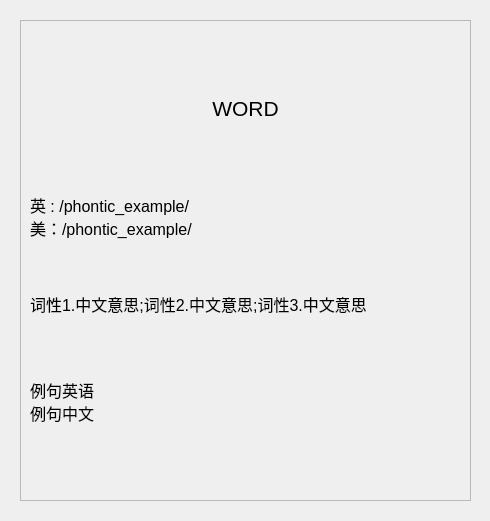
<?xml version="1.0" encoding="UTF-8"?>
<ui version="4.0">
 <class>word_display</class>
 <widget class="QWidget" name="word_display">
  <property name="geometry">
   <rect>
    <x>0</x>
    <y>0</y>
    <width>490</width>
    <height>521</height>
   </rect>
  </property>
  <property name="windowTitle">
   <string>Form</string>
  </property>
  <widget class="AcrylicFrame" name="frame">
   <property name="geometry">
    <rect>
     <x>20</x>
     <y>20</y>
     <width>451</width>
     <height>481</height>
    </rect>
   </property>
   <property name="frameShape">
    <enum>QFrame::StyledPanel</enum>
   </property>
   <property name="frameShadow">
    <enum>QFrame::Raised</enum>
   </property>
   <widget class="QWidget" name="verticalLayoutWidget">
    <property name="geometry">
     <rect>
      <x>10</x>
      <y>10</y>
      <width>431</width>
      <height>461</height>
     </rect>
    </property>
    <layout class="QVBoxLayout" name="verticalLayout">
     <item>
      <spacer name="verticalSpacer_6">
       <property name="orientation">
        <enum>Qt::Vertical</enum>
       </property>
       <property name="sizeType">
        <enum>QSizePolicy::Fixed</enum>
       </property>
       <property name="sizeHint" stdset="0">
        <size>
         <width>20</width>
         <height>40</height>
        </size>
       </property>
      </spacer>
     </item>
     <item>
      <widget class="QLabel" name="label">
       <property name="sizePolicy">
        <sizepolicy hsizetype="Preferred" vsizetype="Fixed">
         <horstretch>0</horstretch>
         <verstretch>0</verstretch>
        </sizepolicy>
       </property>
       <property name="font">
        <font>
         <family>Microsoft Sans Serif</family>
         <pointsize>16</pointsize>
        </font>
       </property>
       <property name="text">
        <string>WORD</string>
       </property>
       <property name="alignment">
        <set>Qt::AlignCenter</set>
       </property>
      </widget>
     </item>
     <item>
      <spacer name="verticalSpacer_2">
       <property name="orientation">
        <enum>Qt::Vertical</enum>
       </property>
       <property name="sizeType">
        <enum>QSizePolicy::Fixed</enum>
       </property>
       <property name="sizeHint" stdset="0">
        <size>
         <width>20</width>
         <height>40</height>
        </size>
       </property>
      </spacer>
     </item>
     <item>
      <widget class="QLabel" name="label_2">
       <property name="sizePolicy">
        <sizepolicy hsizetype="Preferred" vsizetype="Fixed">
         <horstretch>0</horstretch>
         <verstretch>0</verstretch>
        </sizepolicy>
       </property>
       <property name="font">
        <font>
         <family>Microsoft Sans Serif</family>
         <pointsize>12</pointsize>
        </font>
       </property>
       <property name="text">
        <string>英 : /phontic_example/
美：/phontic_example/</string>
       </property>
       <property name="alignment">
        <set>Qt::AlignLeading|Qt::AlignLeft|Qt::AlignVCenter</set>
       </property>
      </widget>
     </item>
     <item>
      <spacer name="verticalSpacer_5">
       <property name="orientation">
        <enum>Qt::Vertical</enum>
       </property>
       <property name="sizeType">
        <enum>QSizePolicy::Fixed</enum>
       </property>
       <property name="sizeHint" stdset="0">
        <size>
         <width>20</width>
         <height>20</height>
        </size>
       </property>
      </spacer>
     </item>
     <item>
      <widget class="QLabel" name="label_4">
       <property name="sizePolicy">
        <sizepolicy hsizetype="Preferred" vsizetype="Fixed">
         <horstretch>0</horstretch>
         <verstretch>0</verstretch>
        </sizepolicy>
       </property>
       <property name="font">
        <font>
         <family>Microsoft Sans Serif</family>
         <pointsize>12</pointsize>
        </font>
       </property>
       <property name="text">
        <string>词性1.中文意思;词性2.中文意思;词性3.中文意思</string>
       </property>
       <property name="alignment">
        <set>Qt::AlignLeading|Qt::AlignLeft|Qt::AlignVCenter</set>
       </property>
      </widget>
     </item>
     <item>
      <spacer name="verticalSpacer_4">
       <property name="orientation">
        <enum>Qt::Vertical</enum>
       </property>
       <property name="sizeType">
        <enum>QSizePolicy::Fixed</enum>
       </property>
       <property name="sizeHint" stdset="0">
        <size>
         <width>20</width>
         <height>30</height>
        </size>
       </property>
      </spacer>
     </item>
     <item>
      <widget class="QLabel" name="label_5">
       <property name="sizePolicy">
        <sizepolicy hsizetype="Preferred" vsizetype="Fixed">
         <horstretch>0</horstretch>
         <verstretch>0</verstretch>
        </sizepolicy>
       </property>
       <property name="font">
        <font>
         <family>Microsoft Sans Serif</family>
         <pointsize>12</pointsize>
        </font>
       </property>
       <property name="text">
        <string>例句英语
例句中文</string>
       </property>
       <property name="alignment">
        <set>Qt::AlignLeading|Qt::AlignLeft|Qt::AlignVCenter</set>
       </property>
      </widget>
     </item>
     <item>
      <spacer name="verticalSpacer">
       <property name="orientation">
        <enum>Qt::Vertical</enum>
       </property>
       <property name="sizeType">
        <enum>QSizePolicy::Preferred</enum>
       </property>
       <property name="sizeHint" stdset="0">
        <size>
         <width>20</width>
         <height>40</height>
        </size>
       </property>
      </spacer>
     </item>
    </layout>
   </widget>
  </widget>
 </widget>
 <customwidgets>
  <customwidget>
   <class>AcrylicFrame</class>
   <extends>QFrame</extends>
   <header location="global">acrylicframe.h</header>
   <container>1</container>
  </customwidget>
 </customwidgets>
 <resources/>
 <connections/>
</ui>
